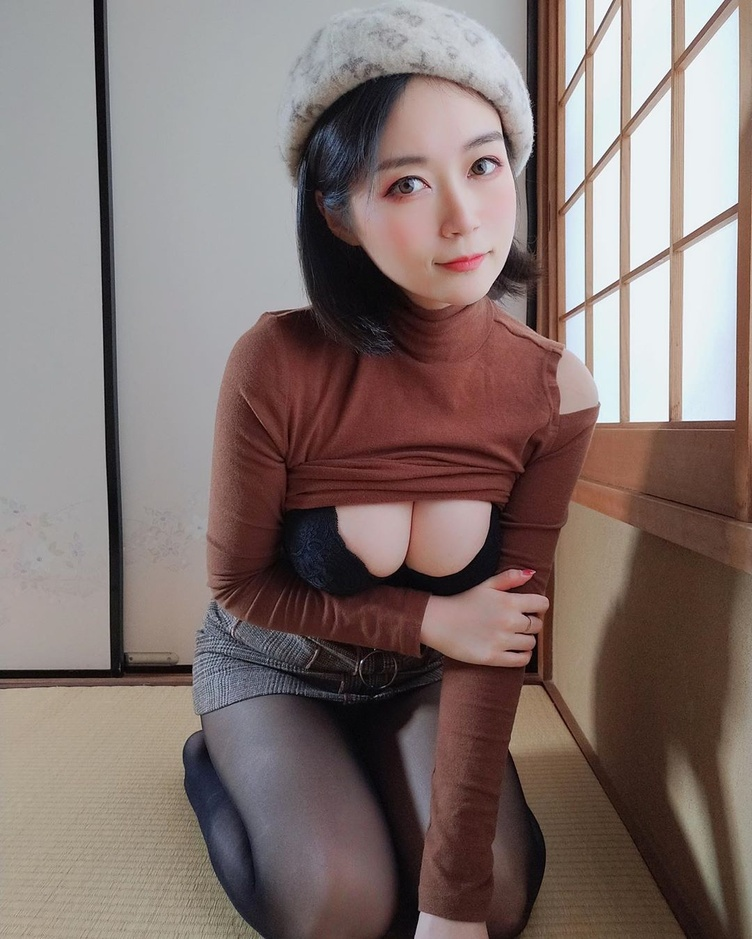
#> input picture pic/75516679_1427173930789067_1140612652205896611_n.jpg, 752 x 939 px, shrunk from 1080 x 1349 before the run, found by its file name
$ python '05.人脸识别.py'
#> lines starting #> are read from the running program, lines starting #| are printed output that depends on the picture; after the words box and inside, x2 and y2 are one past the last pixel; in counts of white or black regions, pixels touching at a corner belong together
#> further down, pic is the input picture: shape (939, 752, 3); mean B, G, R 111.6, 115.2, 130.5
import cv2 as cv


def face_detect_demo(pic):
    # 转灰度图片
    gray_pic = cv.cvtColor(pic, cv.COLOR_BGR2GRAY)
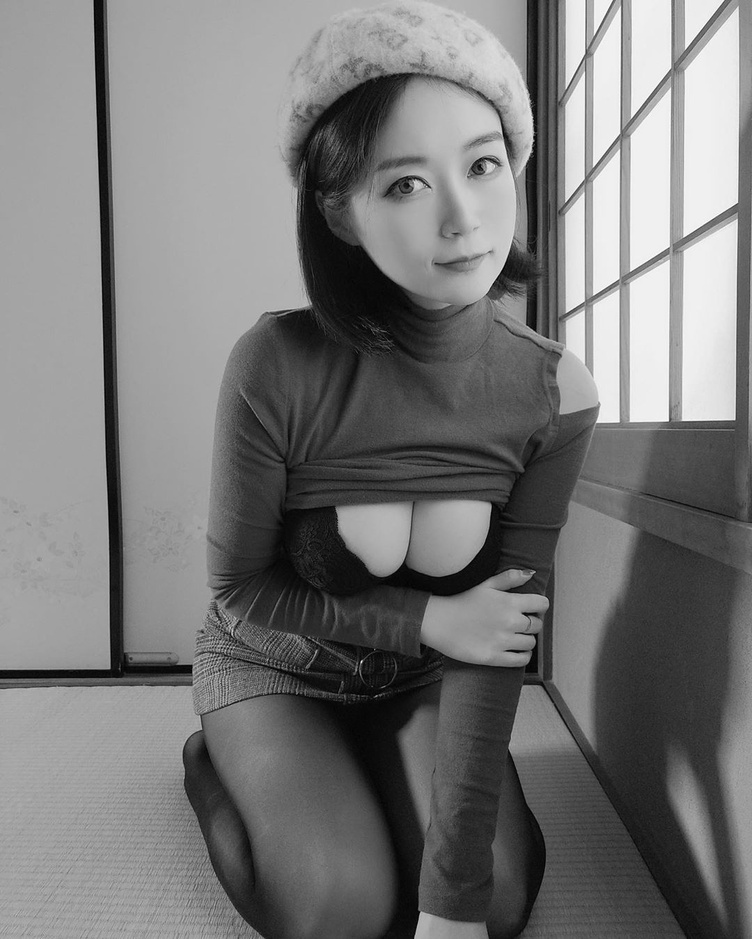
#> gray_pic: shape (939, 752); min 0, max 255, mean 119.3
    face_detect = cv.CascadeClassifier(
        r"/home/godring_chan/opencv/opencv-4.1.2/data/haarcascades/haarcascade_frontalface_default.xml"
    )
    faces = face_detect.detectMultiScale(gray_pic)
#> faces = [[389, 20, 186, 186], [339, 92, 217, 217]]
    for x, y, w, h in faces:
        cv.rectangle(pic, (x, y), (x + w, y + h),
                     color=(0, 255, 0),
                     thickness=2)
#> this loop made 2 passes
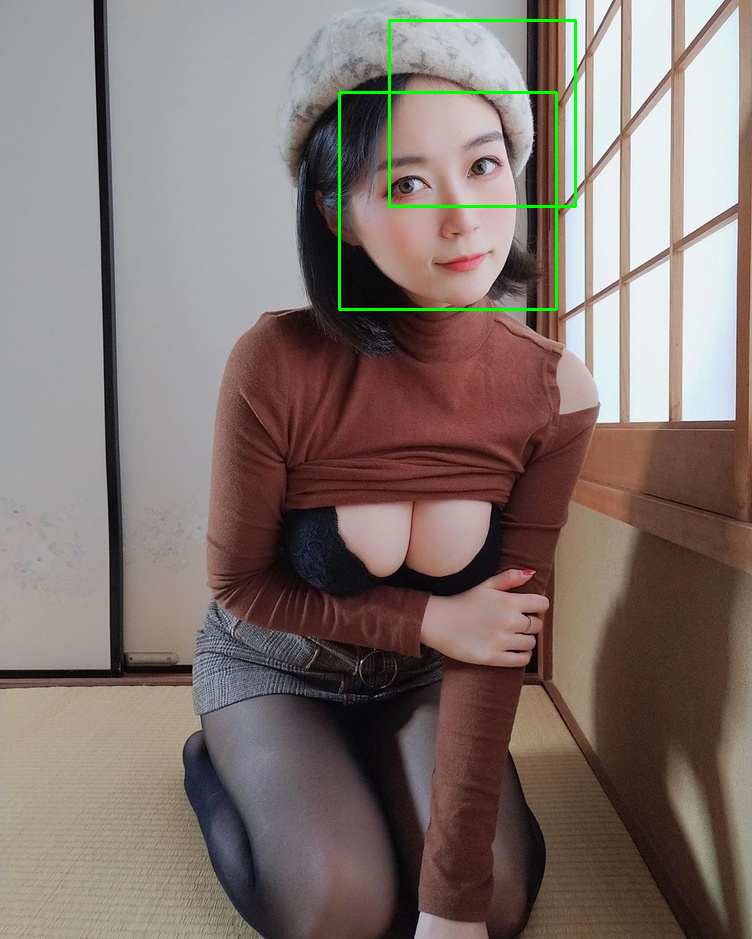
#> pic: shape (939, 752, 3); 0.68% of pixels changed, all inside (x1, y1, x2, y2) = (338, 19, 577, 311)
    cv.imshow("", pic)


pic = cv.imread(r"./pic/75516679_1427173930789067_1140612652205896611_n.jpg")
# cv.imshow("", pic)
face_detect_demo(pic)
cv.waitKey(0)
cv.destroyAllWindows()

$ run again, with pic/74940708_597084071101468_1743623235751749021_n.jpg copied over pic/75516679_1427173930789067_1140612652205896611_n.jpg
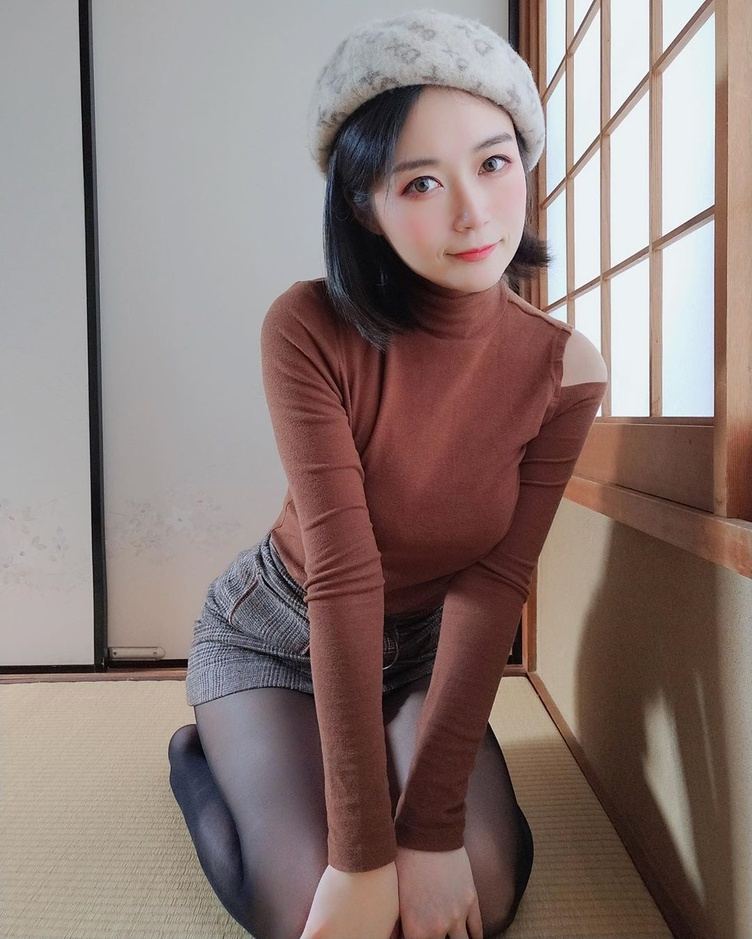
#> input picture pic/74940708_597084071101468_1743623235751749021_n.jpg, 752 x 939 px, shrunk from 1080 x 1349 before the run, found by its file name
#> pic is the input picture: shape (939, 752, 3); mean B, G, R 119.8, 123.5, 140
#> in face_detect_demo, `gray_pic = cv.cvtColor(pic, cv.COLOR_BGR2GRAY)`:
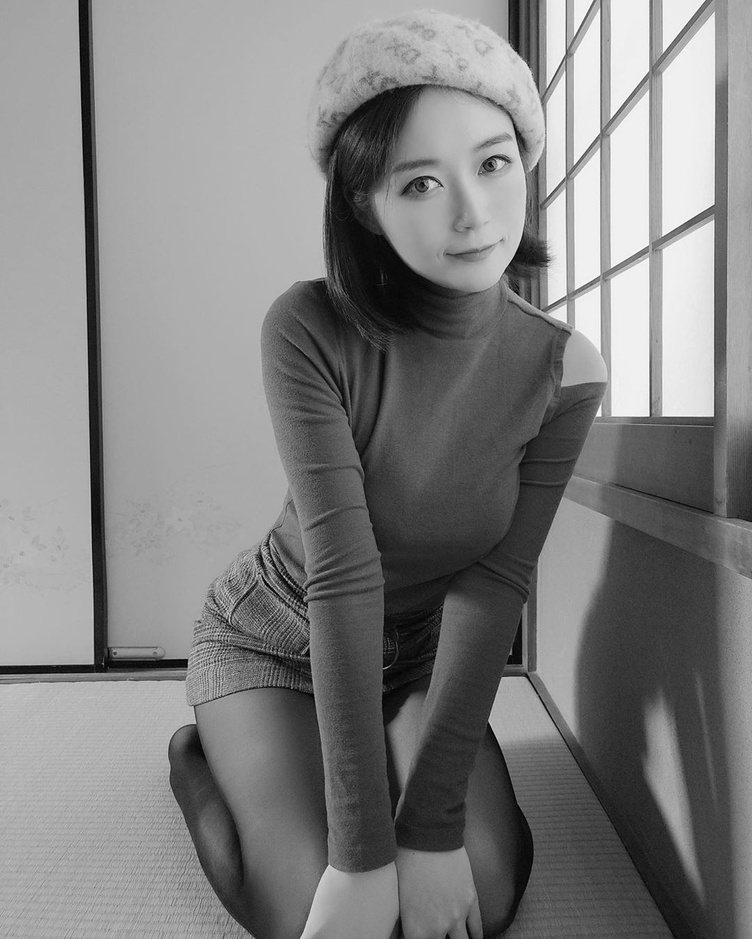
#> gray_pic: shape (939, 752); min 0, max 255, mean 128
#> faces = [[359, 102, 194, 194]]
#> the loop in face_detect_demo, `for x, y, w, h in faces:` made 1 pass
#> after the loop in face_detect_demo, `for x, y, w, h in faces:`:
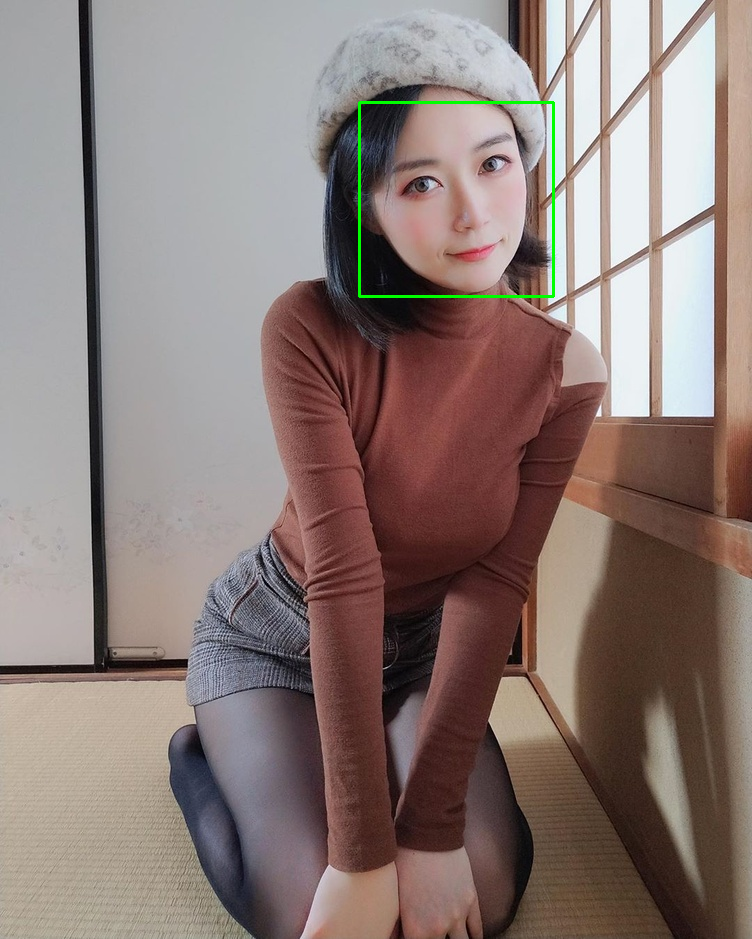
#> pic: shape (939, 752, 3); 0.33% of pixels changed, all inside (x1, y1, x2, y2) = (358, 101, 555, 298)

$ run again, with pic/79385082_757362084730951_437985903676532002_n.jpg copied over pic/75516679_1427173930789067_1140612652205896611_n.jpg
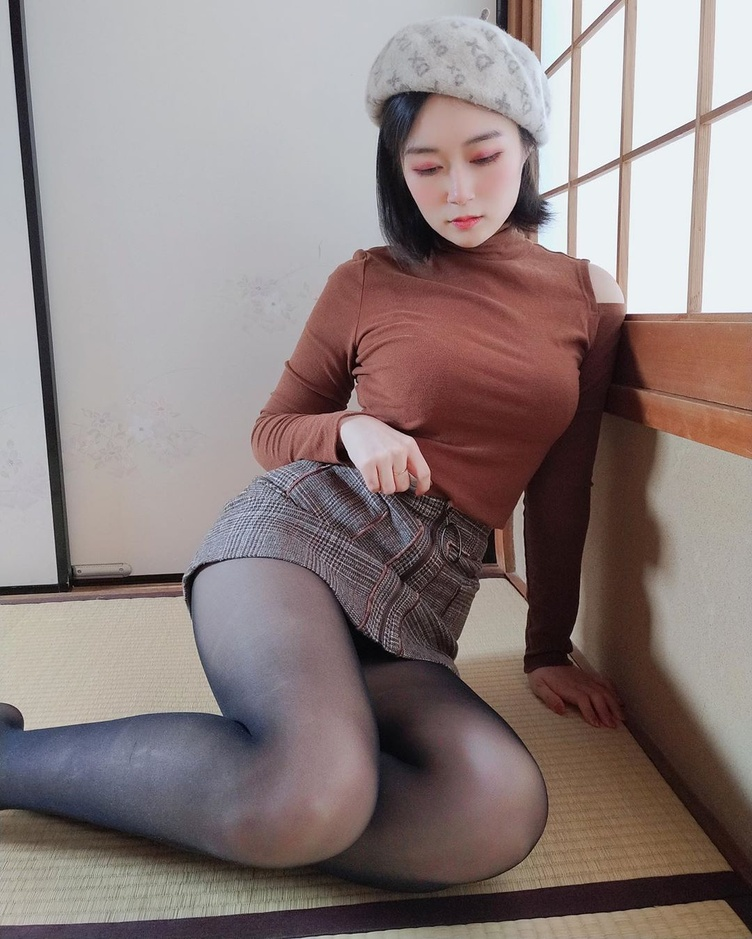
#> input picture pic/79385082_757362084730951_437985903676532002_n.jpg, 752 x 939 px, shrunk from 1080 x 1349 before the run, found by its file name
#> pic is the input picture: shape (939, 752, 3); mean B, G, R 126.4, 127.7, 141.2
#> in face_detect_demo, `gray_pic = cv.cvtColor(pic, cv.COLOR_BGR2GRAY)`:
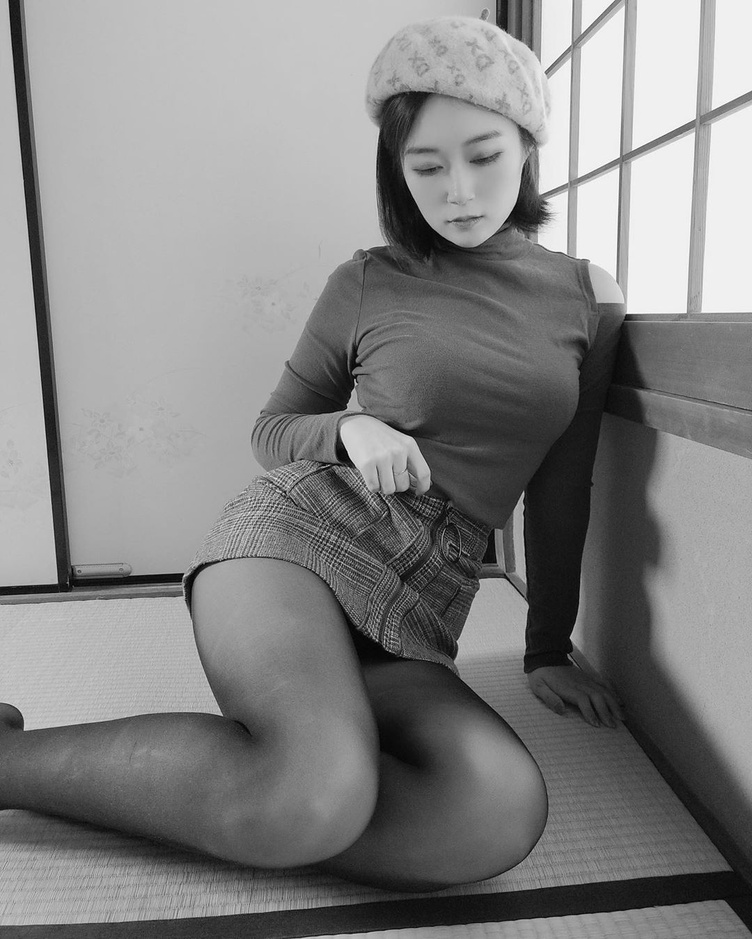
#> gray_pic: shape (939, 752); min 0, max 255, mean 131.6
#> faces = [[386, 110, 137, 137]]
#> the loop in face_detect_demo, `for x, y, w, h in faces:` made 1 pass
#> after the loop in face_detect_demo, `for x, y, w, h in faces:`:
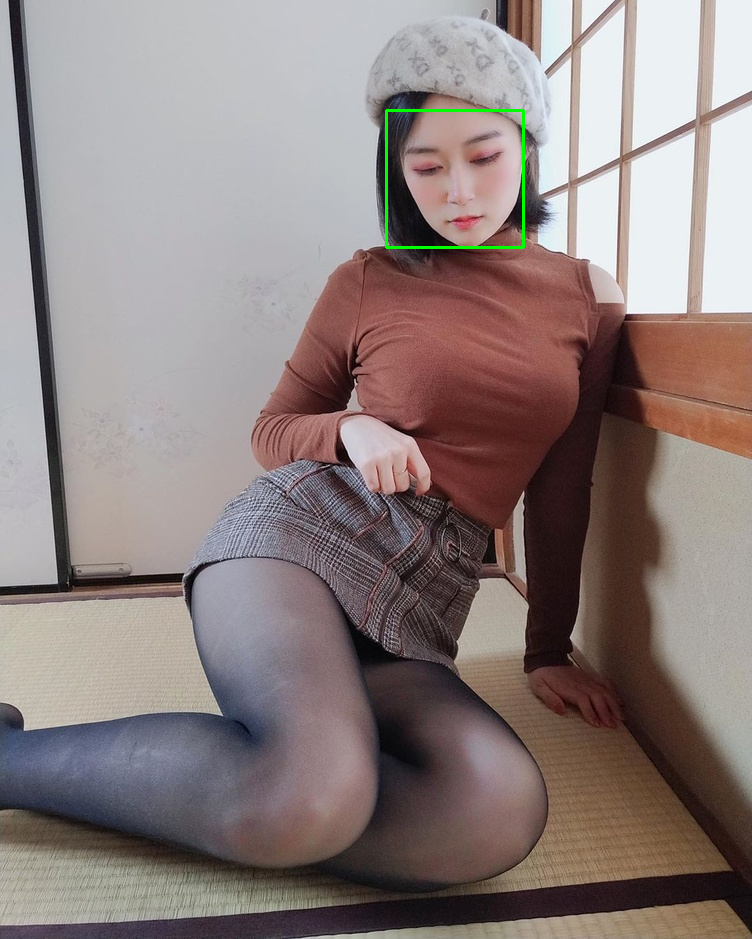
#> pic: shape (939, 752, 3); 0.23% of pixels changed, all inside (x1, y1, x2, y2) = (385, 109, 525, 249)

$ run again, with pic/79389892_435991537306855_4654714787331432262_n.jpg copied over pic/75516679_1427173930789067_1140612652205896611_n.jpg
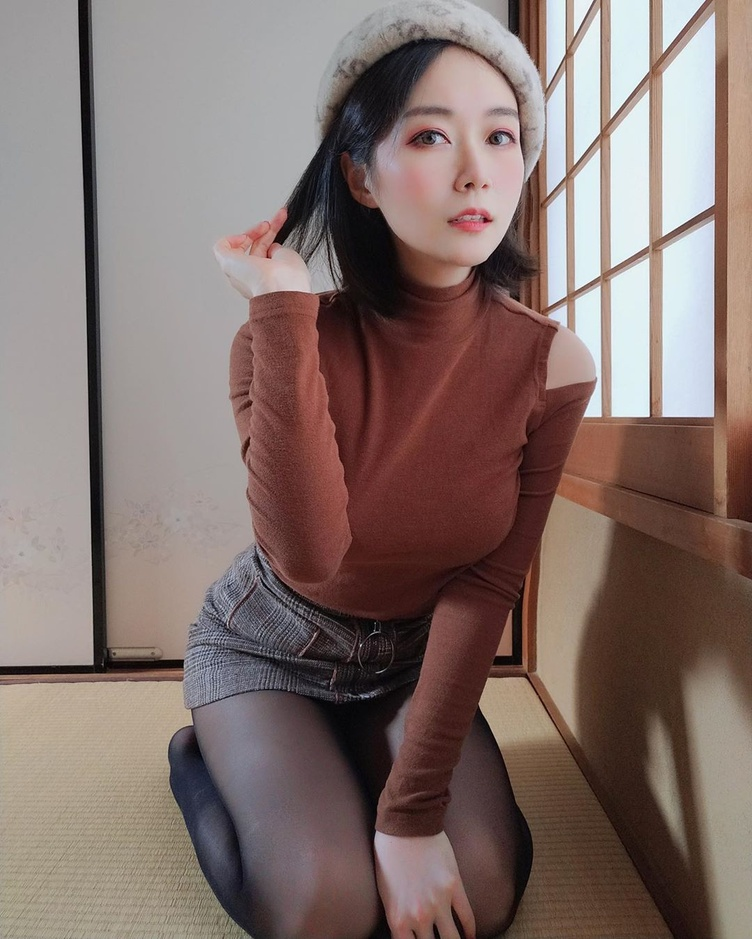
#> input picture pic/79389892_435991537306855_4654714787331432262_n.jpg, 752 x 939 px, shrunk from 1080 x 1349 before the run, found by its file name
#> pic is the input picture: shape (939, 752, 3); mean B, G, R 108.5, 113.2, 130.9
#> in face_detect_demo, `gray_pic = cv.cvtColor(pic, cv.COLOR_BGR2GRAY)`:
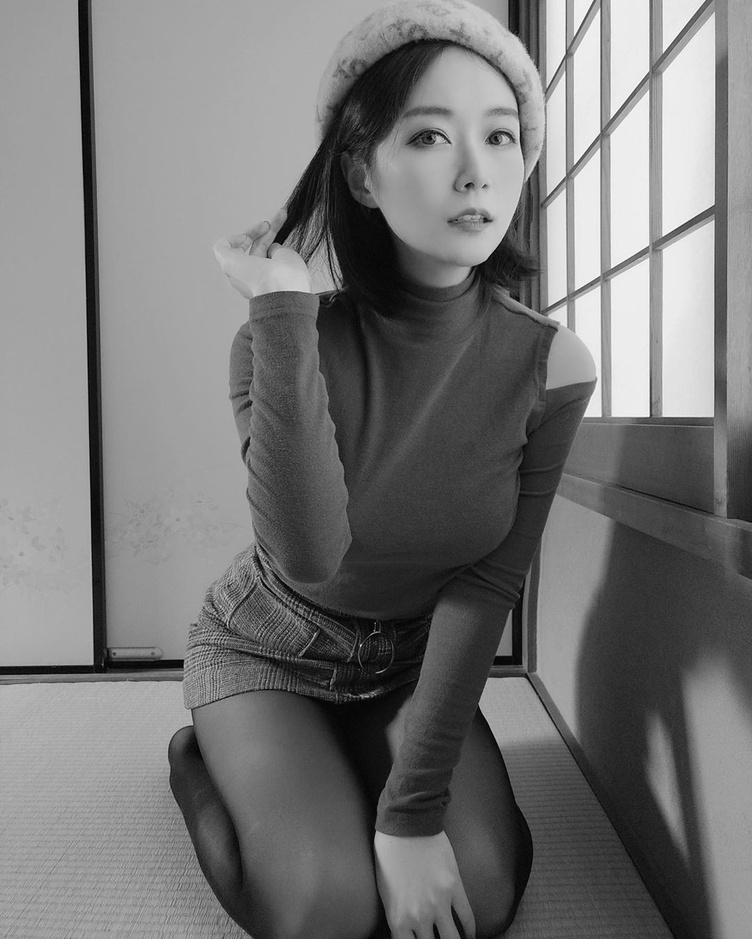
#> gray_pic: shape (939, 752); min 0, max 255, mean 118
#> faces = [[523, 287, 54, 54], [368, 64, 191, 191]]
#> the loop in face_detect_demo, `for x, y, w, h in faces:` made 2 passes
#> after the loop in face_detect_demo, `for x, y, w, h in faces:`:
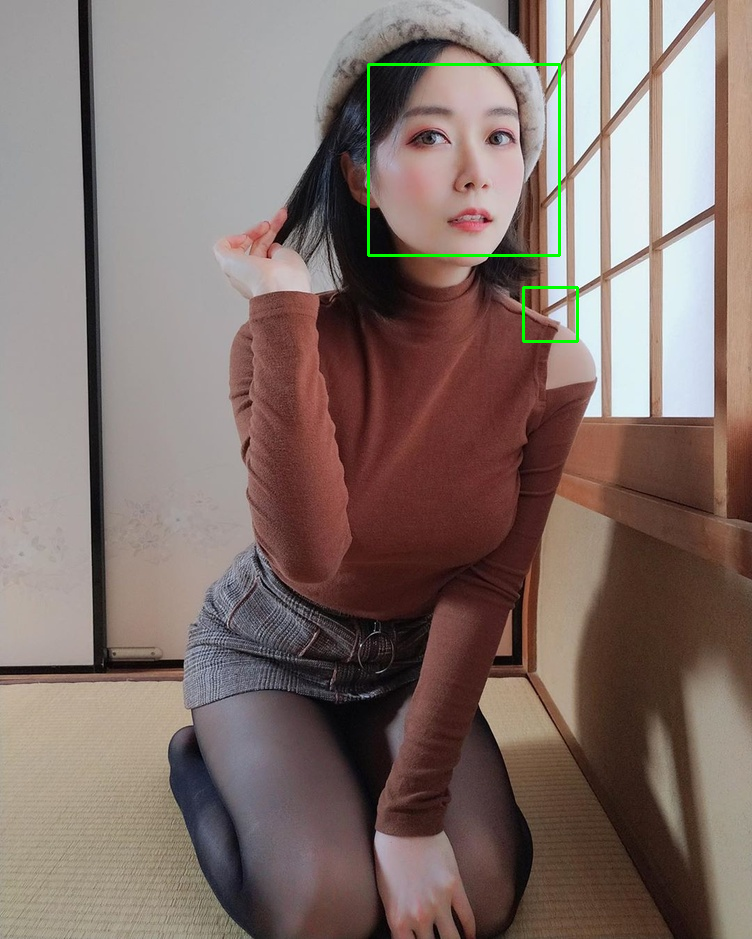
#> pic: shape (939, 752, 3); 0.42% of pixels changed, all inside (x1, y1, x2, y2) = (367, 63, 579, 343)
